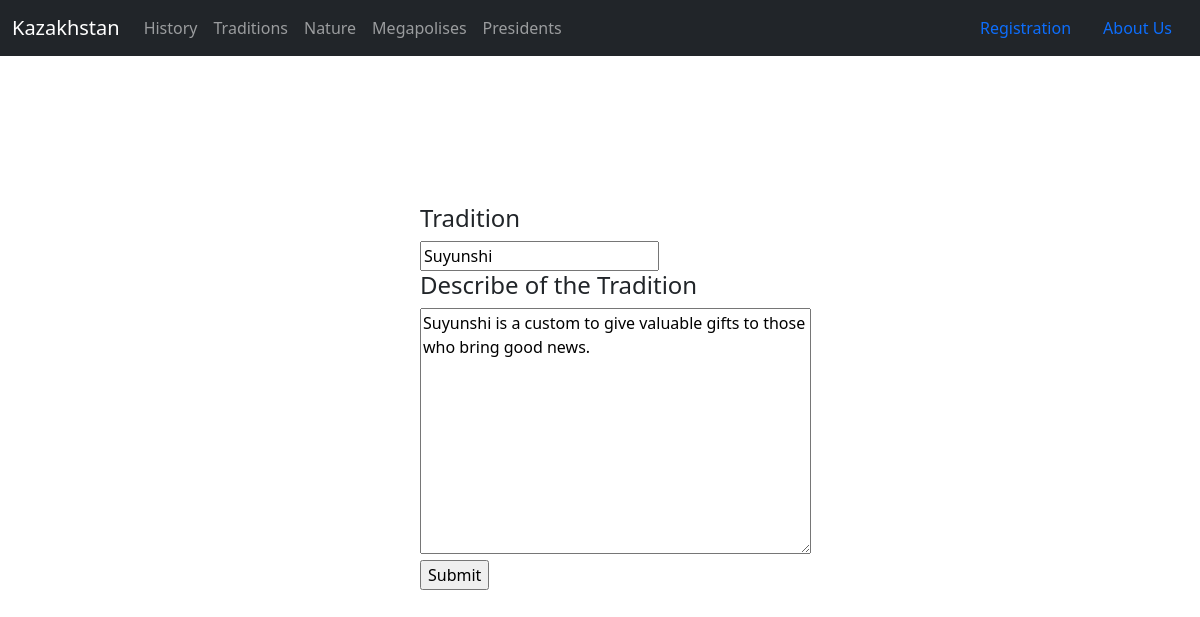
The app's page /update/2/ with its own data.
### main/models.py (models this page shows, shortened)
class Tradition (models.Model):
    tradition = models.CharField('Tradition', max_length=50)
    descr = models.TextField('Description')
    slug = models.SlugField(null=False, default='naruto', unique=True)

### main/views.py (the view)
# urls.py: path('update/<int:pk>/', views.update, name='update'),#creat puth of update
def update(request, pk):
    trad =  Tradition.objects.get(id=pk)
    form = TraditionForm(instance=trad)
    if request.method == 'POST':
        form = TraditionForm(request.POST, instance=trad)
        if form.is_valid():
            form.save()
            return redirect('/traditions')
    context = {'form': form}
    return render(request, 'main/insert.html', context)

### main/forms.py
class TraditionForm(ModelForm):
    class Meta():
         model = Tradition
         fields = ['tradition', 'descr']

### main/templates/main/insert.html (shortened to what this page needs)
{% extends 'main/base.html'%}
{% block body %}
<form method="POST">
    <div>
        <h4>Tradition</h4>
        {{ form.tradition }}
    </div>
    <div>
        <h4>Describe of the Tradition</h4>
        {{ form.descr }}
    </div>
    <input type="submit" name="Submit">
</form>
{% endblock %}

### main/templates/main/insert.html (style rules this page uses)
form { margin-left: 35%; margin-top: 15%; }

### records on screen
Tradition: tradition "Suyunshi", descr "Suyunshi is a custom to give valuable gifts to those who bring good news."
